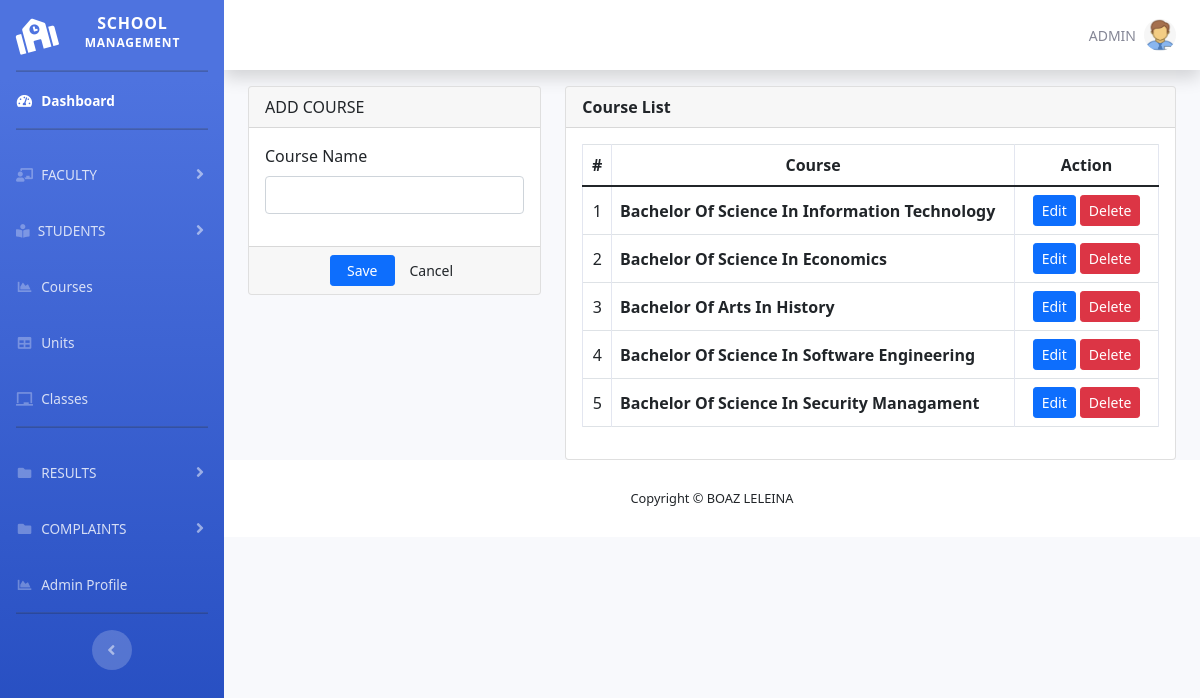
/courses.php, run on the app's committed database.
### tables this page shows
CREATE TABLE `courses` (
  `id` int(30) NOT NULL,
  `coursename` varchar(255) NOT NULL
);

### courses.php (the view, shortened to what this page needs)
<?php
include 'handle/config.php';
include "admin/header.php";
include "admin/navbar.php";
?>
<!DOCTYPE html>
<html lang="en">
<head>
    <link rel="stylesheet" href="bootstrap/css/bootstrap.min.css">
</head>
<body>
<div class="container-fluid">
	<div class="col-lg-12">
		<div class="row">
			<div class="col-md-4">
			<form action="handle/handlecourses.php" method="post" enctype="multipart/form-data">
				<div class="card">
					<div class="card-header">
						    ADD COURSE
				  	</div>
					<div class="card-body">
							<div class="form-group">
								<label class="control-label">Course Name</label>
								<input type="text" class="form-control" name="coursename">
							</div>
					</div>
					<div class="card-footer">
						<div class="row">
							<div class="col-md-12">
								<button class="btn btn-sm btn-primary col-sm-3 offset-md-3" name="uploaddata"> Save</button>
								<button class="btn btn-sm btn-default col-sm-3" type="reset"> Cancel</button>
							</div>
						</div>
					</div>
				</div>
			</form>
			</div>
            <div class="col-md-8">
				<div class="card">
					<div class="card-header">
						<b>Course List</b>
					</div>
					<div class="card-body">
						<table class="table table-bordered table-hover">
							<thead>
								<tr>
									<th class="text-center" width="5%">#</th>
									<th class="text-center">Course</th>
									<th class="text-center" width="25%">Action</th>
								</tr>
							</thead>
							<tbody>
								<?php
								$i = 1;
								$coursename = $link->query("SELECT * FROM courses order by id asc");
								while($row=$coursename->fetch_assoc()):
								?>
								<tr>
									<td class="text-center"><?php echo $i++ ?></td>
									<td class="">
										<p><b><?php echo ucwords($row['coursename']) ?></b></p>
									</td>
									<td class="text-center">
										<button class="btn btn-sm btn-primary edit_coursename" type="button" >Edit</button>
										<button class="btn btn-sm btn-danger delete_coursename" type="button">Delete</button>
									</td>
								</tr>
								<?php endwhile; ?>
							</tbody>
						</table>
					</div>
				</div>
			</div>
		</div>
	</div>
</div>
<?php
include "admin/footer.php";
?>

### data on the page
courses: coursename "Bachelor Of Science In Information Technology"
courses: coursename "Bachelor Of Science In Economics"
courses: coursename "Bachelor Of Arts In History"
courses: coursename "Bachelor Of Science In Software Engineering"
courses: coursename "Bachelor Of Science In Security Managament"
